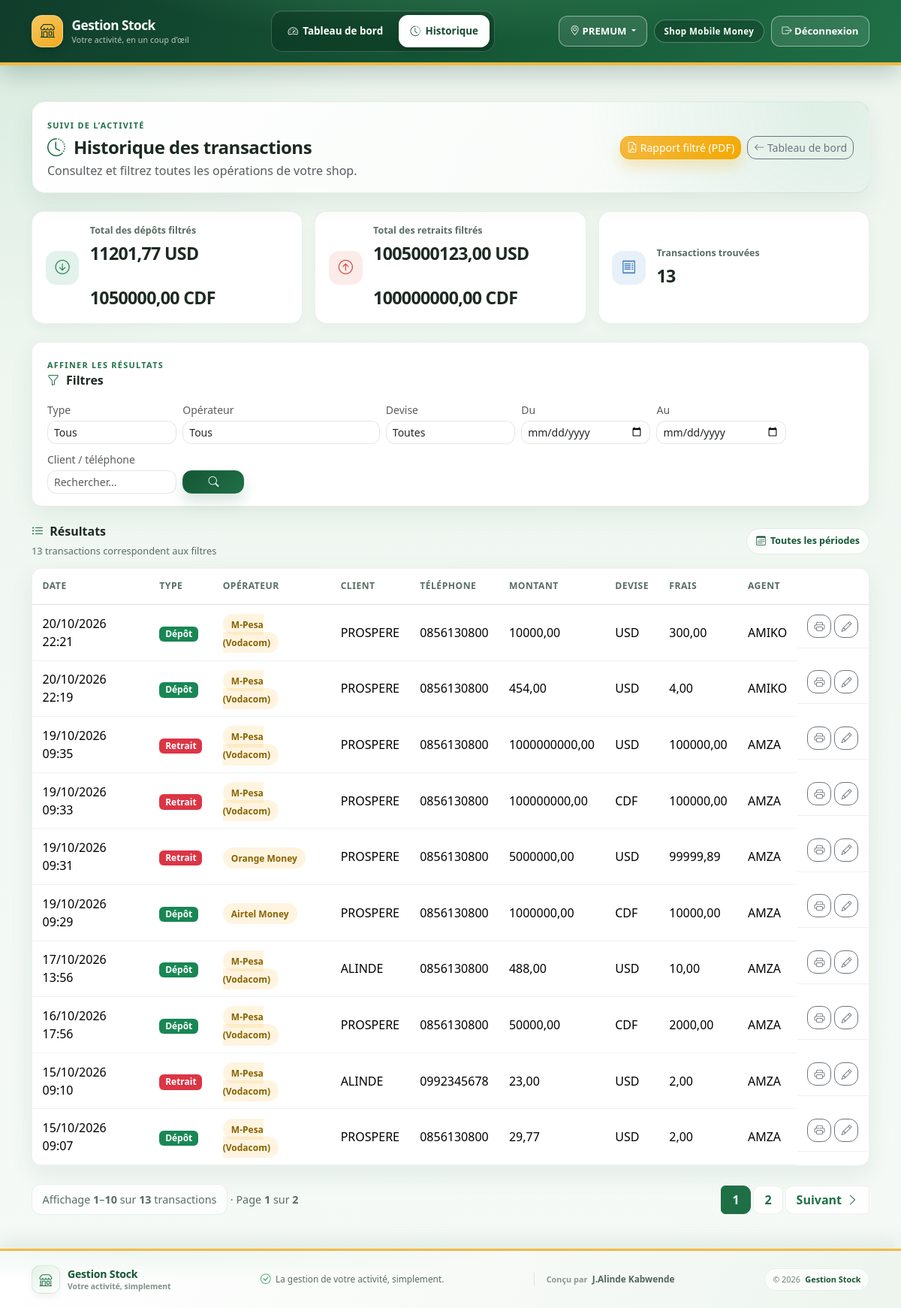
Page /shop/historique/ (signed in) on the committed database.
### accounts/models.py (models this page shows, shortened)
class Utilisateur(AbstractUser):
    PROFIL_CHOICES = [
        ("quincaillerie", "Quincaillerie"),
        ("shop", "Shop Mobile Money"),
    ]
    REQUIRED_FIELDS = ["email", "telephone", "profil"]
    telephone = models.CharField(max_length=20, unique=True)
    profil = models.CharField(max_length=20, choices=PROFIL_CHOICES)
    sites = models.ManyToManyField(Site, related_name="vendeurs", blank=True)
    site_actif = models.ForeignKey(
        Site,
        on_delete=models.SET_NULL,
        null=True,
        blank=True,
        related_name="+",
        help_text="Site actuellement sélectionné par le vendeur",
    )
    @property
    def activite_active(self):
        if self.is_staff and self.site_actif_id:
            return self.site_actif.type_site
        return self.profil

### core/models.py (models this page shows, shortened)
class Site(models.Model):
    TYPE_CHOICES = [
        ("quincaillerie", "Quincaillerie"),
        ("shop", "Shop Mobile Money"),
    ]
    nom = models.CharField(max_length=150)
    type_site = models.CharField(max_length=20, choices=TYPE_CHOICES)
    adresse = models.CharField(max_length=255, blank=True)
    ville = models.CharField(max_length=100, blank=True)
    actif = models.BooleanField(default=False)
    date_creation = models.DateTimeField(auto_now_add=True)
    class Meta:
        verbose_name = "Site"
        verbose_name_plural = "Sites"

### pos/models.py (models this page shows, shortened)
class TransactionMobileMoney(models.Model):
    DEVISE_CHOICES = DEVISE_OPERATEUR_CHOICES
    TYPE_CHOICES = [
        ("depot", "Dépôt"),
        ("retrait", "Retrait"),
    ]
    OPERATEUR_CHOICES = OPERATEURS_CHOICES
    site = models.ForeignKey(Site, on_delete=models.CASCADE, related_name="transactions")
    agent = models.ForeignKey(settings.AUTH_USER_MODEL, on_delete=models.SET_NULL, null=True)
    type_transaction = models.CharField(max_length=10, choices=TYPE_CHOICES)
    operateur = models.CharField(max_length=20, choices=OPERATEUR_CHOICES, default="mpesa")
    operateur_autre = models.CharField(
        max_length=100, blank=True,
        help_text="Nom de l'opérateur si 'Autre mobile money' / 'Autre banque' est sélectionné.",
    )
    client_nom = models.CharField(max_length=150)
    client_telephone = models.CharField(max_length=20)
    montant = models.DecimalField(max_digits=14, decimal_places=2)
    frais = models.DecimalField(max_digits=10, decimal_places=2, default=0)
    devise = models.CharField(max_length=3, choices=DEVISE_CHOICES, default="USD")
    date_transaction = models.DateTimeField(auto_now_add=True)
    class Meta:
        ordering = ["-date_transaction"]
    @property
    def operateur_categorie(self):
        return "banque" if self.operateur in ("equity", "rawbank", "tmb", "fbn", "autre_banque") else "mobile"
    @property
    def operateur_affiche(self):
        if self.operateur in ("autre_mobile", "autre_banque") and self.operateur_autre:
            return self.operateur_autre
        return self.get_operateur_display()

### pos/views.py (the view)
# urls.py: path("historique/", views.historique, name="historique"),
@site_actif_requis
def historique(request):
    site = request.user.site_actif
    transactions = TransactionMobileMoney.objects.filter(site=site).select_related("agent")
    transactions, filtres = _filtrer_transactions(request, transactions)
    transactions = transactions.order_by("-date_transaction")
    totaux_par_devise = {}
    for ligne in transactions.order_by().values("devise", "type_transaction").annotate(total=Sum("montant")):
        totaux_par_devise.setdefault(ligne["devise"], {})[ligne["type_transaction"]] = ligne["total"]
    paginator = Paginator(transactions, 10)
    page_obj = paginator.get_page(request.GET.get("page"))
    querystring = request.GET.copy()
    querystring.pop("page", None)
    context = {
        "site": site,
        "transactions": page_obj,
        "page_obj": page_obj,
        "filtres": filtres,
        "operateur_choices": TransactionMobileMoney.OPERATEUR_CHOICES,
        "devise_choices": TransactionMobileMoney.DEVISE_CHOICES,
        "totaux_par_devise": totaux_par_devise,
        "querystring": querystring.urlencode(),
    }
    return render(request, "pos/historique.html", context)

### templates/pos/historique.html (shortened to what this page needs)
{% extends "base.html" %}
{% block content %}
<div class="page-header history-page-header">
    <div>
        <span class="section-eyebrow">Suivi de l’activité</span>
        <h4><i class="bi bi-clock-history"></i> Historique des transactions</h4>
        <p class="text-muted mb-0 mt-1">Consultez et filtrez toutes les opérations de votre shop.</p>
    </div>
    <div class="d-flex gap-2">
        <a href="{% url 'reports:livre_caisse_pdf' %}?{{ querystring }}" class="btn btn-sm btn-accent">
            <i class="bi bi-file-earmark-pdf"></i> Rapport filtré (PDF)
        </a>
        <a href="{% url 'pos:dashboard' %}" class="btn btn-sm btn-outline-secondary">
            <i class="bi bi-arrow-left"></i> Tableau de bord
        </a>
    </div>
</div>
<div class="row g-3 mb-4">
    <div class="col-12 col-sm-4">
        <div class="insight-stat">
            <span class="insight-stat-icon deposits"><i class="bi bi-arrow-down-circle"></i></span>
            <div><span class="insight-stat-label">Total des dépôts filtrés</span><strong>{{ totaux_par_devise.USD.depot|default:0|floatformat:2 }} USD</strong><br><strong>{{ totaux_par_devise.CDF.depot|default:0|floatformat:2 }} CDF</strong></div>
        </div>
    </div>
    <div class="col-12 col-sm-4">
        <div class="insight-stat">
            <span class="insight-stat-icon withdrawals"><i class="bi bi-arrow-up-circle"></i></span>
            <div><span class="insight-stat-label">Total des retraits filtrés</span><strong>{{ totaux_par_devise.USD.retrait|default:0|floatformat:2 }} USD</strong><br><strong>{{ totaux_par_devise.CDF.retrait|default:0|floatformat:2 }} CDF</strong></div>
        </div>
    </div>
    <div class="col-12 col-sm-4">
        <div class="insight-stat">
            <span class="insight-stat-icon count"><i class="bi bi-receipt"></i></span>
            <div><span class="insight-stat-label">Transactions trouvées</span><strong>{{ page_obj.paginator.count }}</strong></div>
        </div>
    </div>
</div>
<form method="get" class="filter-bar history-filter mb-3">
    <div class="filter-heading">
        <div>
            <span class="section-eyebrow">Affiner les résultats</span>
            <h5 class="mb-0"><i class="bi bi-funnel"></i> Filtres</h5>
        </div>
    </div>
    <div class="row g-2 align-items-end">
        <div class="col-md-2">
            <label class="form-label small text-muted mb-1">Type</label>
            <select name="type" class="form-select form-select-sm">
                <option value="">Tous</option>
            </select>
        </div>
        <div class="col-md-3">
            <label class="form-label small text-muted mb-1">Opérateur</label>
            <select name="operateur" class="form-select form-select-sm">
                <option value="">Tous</option>
            </select>
        </div>
        <div class="col-md-2">
            <label class="form-label small text-muted mb-1">Devise</label>
            <select name="devise" class="form-select form-select-sm">
                <option value="">Toutes</option>
            </select>
        </div>
        <div class="col-md-2">
            <label class="form-label small text-muted mb-1">Du</label>
            <input type="date" name="debut" value="{{ filtres.debut }}" class="form-control form-control-sm">
        </div>
        <div class="col-md-2">
            <label class="form-label small text-muted mb-1">Au</label>
            <input type="date" name="fin" value="{{ filtres.fin }}" class="form-control form-control-sm">
        </div>
        <div class="col-md-2">
            <label class="form-label small text-muted mb-1">Client / téléphone</label>
            <input type="text" name="q" value="{{ filtres.q }}" class="form-control form-control-sm" placeholder="Rechercher...">
        </div>
        <div class="col-12 col-md-1 d-grid">
            <button type="submit" class="btn btn-sm btn-primary"><i class="bi bi-search"></i> <span class="d-md-none">Appliquer</span></button>
        </div>
    </div>
</form>
<div class="history-table-heading">
    <div>
        <h5><i class="bi bi-list-ul"></i> Résultats</h5>
        <span>{{ page_obj.paginator.count }} transaction{{ page_obj.paginator.count|pluralize:"s" }} correspond{{ page_obj.paginator.count|pluralize:"ent" }} aux filtres</span>
    </div>
    <span class="history-period"><i class="bi bi-calendar3"></i> {% if filtres.debut or filtres.fin %}Période filtrée{% else %}Toutes les périodes{% endif %}</span>
</div>
<div class="table-responsive data-table">
<table class="table table-hover mb-0 align-middle">
    <thead><tr><th>Date</th><th>Type</th><th>Opérateur</th><th>Client</th><th>Téléphone</th><th>Montant</th><th>Devise</th><th>Frais</th><th>Agent</th><th></th></tr></thead>
    <tbody>
    {% for t in transactions %}
        <tr>
            <td>{{ t.date_transaction|date:"d/m/Y H:i" }}</td>
            <td>
                {% if t.type_transaction == "depot" %}
                    <span class="badge bg-success">Dépôt</span>
                {% else %}
                    <span class="badge bg-danger">Retrait</span>
                {% endif %}
            </td>
            <td><span class="badge-operateur {{ t.operateur_categorie }}">{{ t.operateur_affiche }}</span></td>
            <td>{{ t.client_nom }}</td>
            <td>{{ t.client_telephone }}</td>
            <td>{{ t.montant|floatformat:2 }}</td>
            <td>{{ t.devise }}</td>
            <td>{{ t.frais|floatformat:2 }}</td>
            <td>{{ t.agent.username|default:"—" }}</td>
            <td class="d-flex gap-1">
                <a href="{% url 'reports:ticket_pdf' t.id %}" class="btn btn-sm btn-outline-secondary" title="Ticket PDF"><i class="bi bi-printer"></i></a>
                <a href="{% url 'pos:transaction_modifier' t.id %}" class="btn btn-sm btn-outline-secondary" title="Modifier"><i class="bi bi-pencil"></i></a>
            </td>
        </tr>
    {% endfor %}
    </tbody>
</table>
</div>
{% include "partials/pagination.html" with pagination_label="transactions" show_single_page_pagination=True %}
{% endblock %}

### templates/base.html (shortened to what this page needs)
{% load static %}
<!DOCTYPE html>
<html lang="fr">
<head>
<link href="https://cdnjs.cloudflare.com/ajax/libs/twitter-bootstrap/5.3.3/css/bootstrap.min.css" rel="stylesheet">
<link href="https://cdnjs.cloudflare.com/ajax/libs/bootstrap-icons/1.11.3/font/bootstrap-icons.min.css" rel="stylesheet">
<link href="{% static 'css/style.css' %}?v=24" rel="stylesheet">
</head>
<body class="app-body{% if request.resolver_match.url_name == 'login' %} login-page{% elif request.resolver_match.url_name == 'inscription' %} register-page{% endif %}">
<nav class="navbar navbar-expand-xl app-navbar mb-4">
    <div class="container">
        <a class="navbar-brand" href="{% if user.is_authenticated %}{% url 'accounts:redirect' %}{% else %}{% url 'accounts:login' %}{% endif %}">
            <span class="brand-mark"><i class="bi bi-shop"></i></span>
            <span class="brand-copy">
                <span>Gestion Stock</span>
                <small>Votre activité, en un coup d’œil</small>
            </span>
        </a>
        {% if user.is_authenticated %}
        <div class="collapse navbar-collapse" id="appNavigation">
            <div class="navbar-nav app-nav-links">
                {% if user.activite_active == "quincaillerie" %}
                    <a href="{% url 'inventory:dashboard' %}" class="btn btn-sm btn-nav {% if request.resolver_match.url_name == 'dashboard' %}active{% endif %}"><i class="bi bi-speedometer2"></i> Tableau de bord</a>
                    <div class="nav-item dropdown">
                        <button class="btn btn-sm btn-nav dropdown-toggle {% if request.resolver_match.namespace == 'inventory' and request.resolver_match.url_name != 'dashboard' or request.resolver_match.namespace == 'reports' and request.resolver_match.url_name == 'rapport_stock' %}active{% endif %}"
                                id="hardwareMenu" type="button" data-bs-toggle="dropdown" aria-expanded="false">
                            <i class="bi bi-grid"></i> Gestion stock
                        </button>
                        <ul class="dropdown-menu hardware-nav-menu" aria-labelledby="hardwareMenu">
                            <li><a href="{% url 'inventory:produits' %}" class="dropdown-item {% if request.resolver_match.namespace == 'inventory' and request.resolver_match.url_name == 'produits' %}active{% endif %}"><i class="bi bi-box-seam"></i> Produits</a></li>
                            <li><a href="{% url 'inventory:nouvelle_vente' %}" class="dropdown-item {% if request.resolver_match.url_name == 'nouvelle_vente' %}active{% endif %}"><i class="bi bi-cart-check"></i> Nouvelle vente</a></li>
                            <li><a href="{% url 'inventory:historique' %}" class="dropdown-item {% if request.resolver_match.url_name == 'historique' %}active{% endif %}"><i class="bi bi-clock-history"></i> Historique</a></li>
                            <li><a href="{% url 'reports:rapport_stock' %}" class="dropdown-item {% if request.resolver_match.namespace == 'reports' and request.resolver_match.url_name == 'rapport_stock' %}active{% endif %}"><i class="bi bi-file-earmark-bar-graph"></i> Rapports</a></li>
                        </ul>
                    </div>
                {% elif user.activite_active == "shop" %}
                    <a href="{% url 'pos:dashboard' %}" class="btn btn-sm btn-nav {% if request.resolver_match.url_name == 'dashboard' %}active{% endif %}"><i class="bi bi-speedometer2"></i> Tableau de bord</a>
                    <a href="{% url 'pos:historique' %}" class="btn btn-sm btn-nav {% if request.resolver_match.url_name == 'historique' %}active{% endif %}"><i class="bi bi-clock-history"></i> Historique</a>
                {% endif %}
            </div>
            <div class="d-flex align-items-center gap-2 text-white user-bar">
                {% if user.site_actif %}
                    {% if user.is_staff %}
                        <span class="btn btn-sm btn-site"><i class="bi bi-geo-alt"></i> {{ user.site_actif.nom }}</span>
                    {% else %}
                    <div class="dropdown">
                        <button class="btn btn-sm btn-site dropdown-toggle" type="button" data-bs-toggle="dropdown">
                            <i class="bi bi-geo-alt"></i> {{ user.site_actif.nom }}
                        </button>
                    </div>
                    {% endif %}
                {% endif %}
                <span class="badge user-badge">
                    {% if user.is_staff and user.site_actif %}
                        {{ user.site_actif.get_type_site_display }}
                    {% else %}
                        {{ user.get_profil_display }}
                    {% endif %}
                </span>
                <form method="post" action="{% url 'accounts:logout' %}" class="m-0">
                    <button type="submit" class="btn btn-sm btn-logout">
                        <i class="bi bi-box-arrow-right"></i> Déconnexion
                    </button>
                </form>
            </div>
        </div>
        {% endif %}
    </div>
</nav>
<div class="container app-shell pb-5">
    {% block content %}{% endblock %}
</div>
<footer class="app-footer">
    <div class="container app-footer-inner">
        <a class="app-footer-brand" href="{% if user.is_authenticated %}{% url 'accounts:redirect' %}{% else %}{% url 'accounts:login' %}{% endif %}">
            <span class="app-footer-mark"><i class="bi bi-shop"></i></span>
            <span class="app-footer-brand-copy">
                <strong>Gestion Stock</strong>
                <small>Votre activité, simplement</small>
            </span>
        </a>
        <span class="app-footer-note"><i class="bi bi-check-circle"></i> La gestion de votre activité, simplement.</span>
        <span class="app-footer-credit"><span class="app-footer-credit-label">Conçu par</span> J.Alinde Kabwende</span>
        <span class="app-footer-copy">&copy; {% now "Y" %} <span>Gestion Stock</span></span>
    </div>
</footer>
</body>
</html>

### rows in the picture
Utilisateur: site_actif.nom "PREMUM", profil "Shop Mobile Money"
TransactionMobileMoney: date_transaction "20/10/2026 22:21", type_transaction "Dépôt", operateur_affiche "M-Pesa (Vodacom)", client_nom "PROSPERE", client_telephone "0856130800", montant "10000,00", devise "USD", frais "300,00", agent.username "AMIKO"
TransactionMobileMoney: date_transaction "20/10/2026 22:19", type_transaction "Dépôt", operateur_affiche "M-Pesa (Vodacom)", client_nom "PROSPERE", client_telephone "0856130800", montant "454,00", devise "USD", frais "4,00", agent.username "AMIKO"
TransactionMobileMoney: date_transaction "19/10/2026 09:35", type_transaction "Retrait", operateur_affiche "M-Pesa (Vodacom)", client_nom "PROSPERE", client_telephone "0856130800", montant "1000000000,00", devise "USD", frais "100000,00", agent.username "AMZA"
TransactionMobileMoney: date_transaction "19/10/2026 09:33", type_transaction "Retrait", operateur_affiche "M-Pesa (Vodacom)", client_nom "PROSPERE", client_telephone "0856130800", montant "100000000,00", devise "CDF", frais "100000,00", agent.username "AMZA"
TransactionMobileMoney: date_transaction "19/10/2026 09:31", type_transaction "Retrait", operateur_affiche "Orange Money", client_nom "PROSPERE", client_telephone "0856130800", montant "5000000,00", devise "USD", frais "99999,89", agent.username "AMZA"
TransactionMobileMoney: date_transaction "19/10/2026 09:29", type_transaction "Dépôt", operateur_affiche "Airtel Money", client_nom "PROSPERE", client_telephone "0856130800", montant "1000000,00", devise "CDF", frais "10000,00", agent.username "AMZA"
TransactionMobileMoney: date_transaction "17/10/2026 13:56", type_transaction "Dépôt", operateur_affiche "M-Pesa (Vodacom)", client_nom "ALINDE", client_telephone "0856130800", montant "488,00", devise "USD", frais "10,00", agent.username "AMZA"
TransactionMobileMoney: date_transaction "16/10/2026 17:56", type_transaction "Dépôt", operateur_affiche "M-Pesa (Vodacom)", client_nom "PROSPERE", client_telephone "0856130800", montant "50000,00", devise "CDF", frais "2000,00", agent.username "AMZA"
TransactionMobileMoney: date_transaction "15/10/2026 09:10", type_transaction "Retrait", operateur_affiche "M-Pesa (Vodacom)", client_nom "ALINDE", client_telephone "0992345678", montant "23,00", devise "USD", frais "2,00", agent.username "AMZA"
TransactionMobileMoney: date_transaction "15/10/2026 09:07", type_transaction "Dépôt", operateur_affiche "M-Pesa (Vodacom)", client_nom "PROSPERE", client_telephone "0856130800", montant "29,77", devise "USD", frais "2,00", agent.username "AMZA"

### other values in the picture
{{ totaux_par_devise.USD.depot|default:0|floatformat:2 }} "11201,77"
{{ totaux_par_devise.CDF.depot|default:0|floatformat:2 }} "1050000,00"
{{ totaux_par_devise.USD.retrait|default:0|floatformat:2 }} "1005000123,00"
{{ totaux_par_devise.CDF.retrait|default:0|floatformat:2 }} "100000000,00"
{{ page_obj.paginator.count }} "13"
{{ page_obj.start_index }} "1"
{{ page_obj.end_index }} "10"
{{ pagination_label|default:"résultats" }} "transactions"
{{ page_obj.number }} "1"
{{ page_obj.paginator.num_pages }} "2"
{{ num }} "1" "2"
